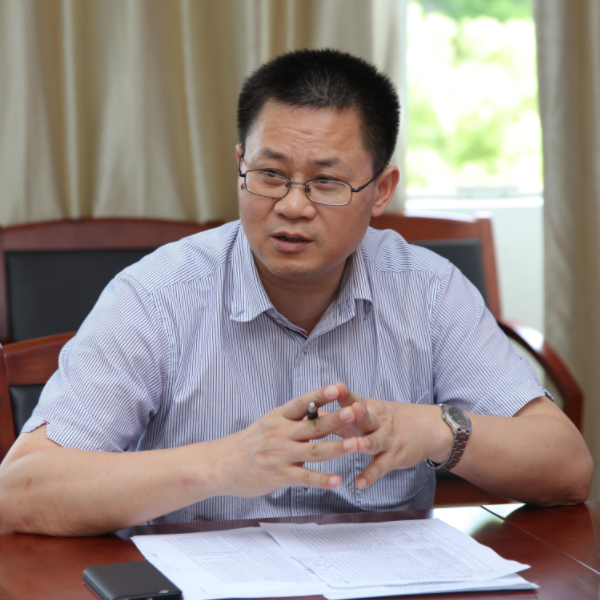
#> input picture man.png, 600 x 600 px
$ python 3.18.py
#> lines starting #> are read from the running program, lines starting #| are printed output that depends on the picture
import numpy as np
import cv2
import matplotlib.pyplot as plt

MASK_SIZE = 40
img_src = cv2.imread('man.png',0)
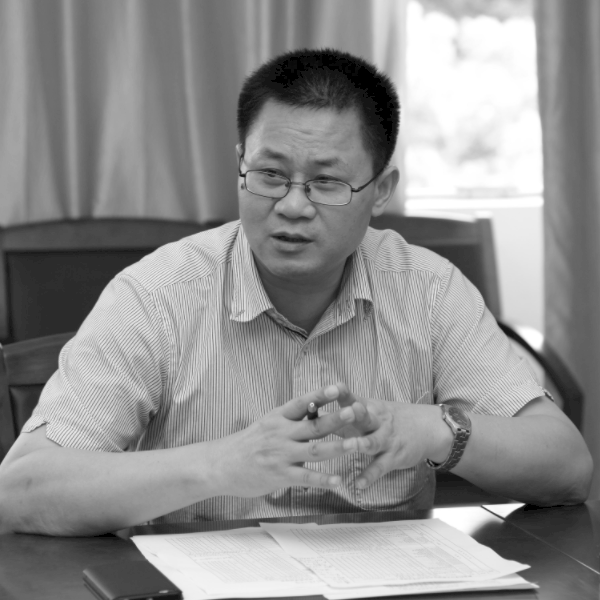
#> img_src: shape (600, 600); min 0, max 255, mean 143.3
shape = img_src.shape
#> shape = (600, 600)
rows,cols = shape[0],shape[1]
#> rows = 600; cols = 600
cx,cy = int(shape[0]/2),int(shape[1]/2)
#> cx = 300; cy = 300
mask= np.zeros((rows,cols, 2),np.uint8)
mask[cx - MASK_SIZE : cx + MASK_SIZE, cy - MASK_SIZE : cy + MASK_SIZE] = 1
img_float = np.float32(img_src)
dft = cv2.dft(img_float,flags=cv2.DFT_COMPLEX_OUTPUT)
dft_shift =np.fft.fftshift(dft)
mask_shift =dft_shift * mask
inverse_shift = np.fft.ifftshift(mask_shift)
img_inverse = cv2.idft(inverse_shift)
img_inverse = cv2.magnitude(img_inverse[:,:,0],img_inverse[:,:,1])
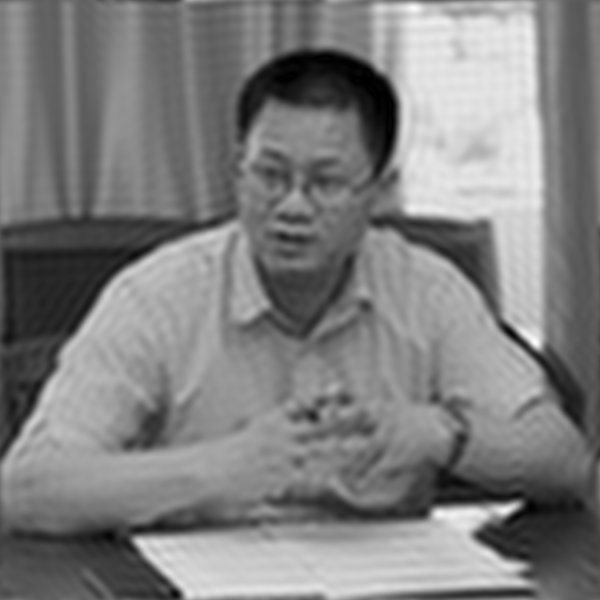
#> img_inverse: shape (600, 600) float32; min 31303.3, max 103576296, mean 51584680; drawn with min black and max white
plt.subplot(121)
plt.imshow(img_src,cmap='gray')
plt.axis('off')
plt.subplot(122)
plt.imshow(img_inverse, cmap='gray')
plt.axis('off')
plt.savefig('img_inverse.jpg')
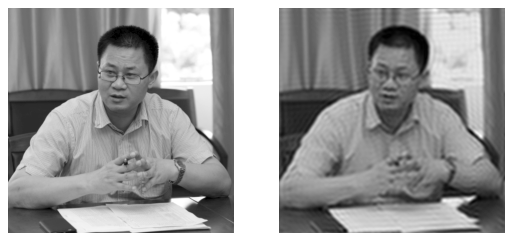
#> figure drawn by matplotlib, 2 panels
plt.show()

$ run again, with 11.jpg saved as man.png
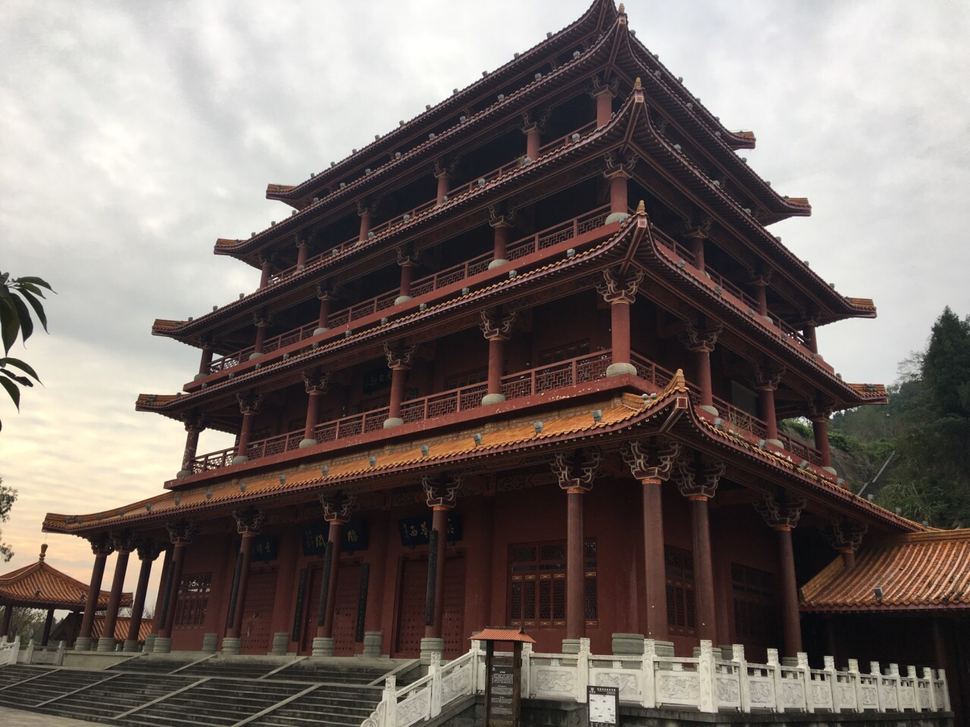
#> input picture 11.jpg, 970 x 727 px, shrunk from 1280 x 960 before the run
#> `img_inverse = cv2.magnitude(img_inverse[:,:,0],img_inverse[:,:,1])`:
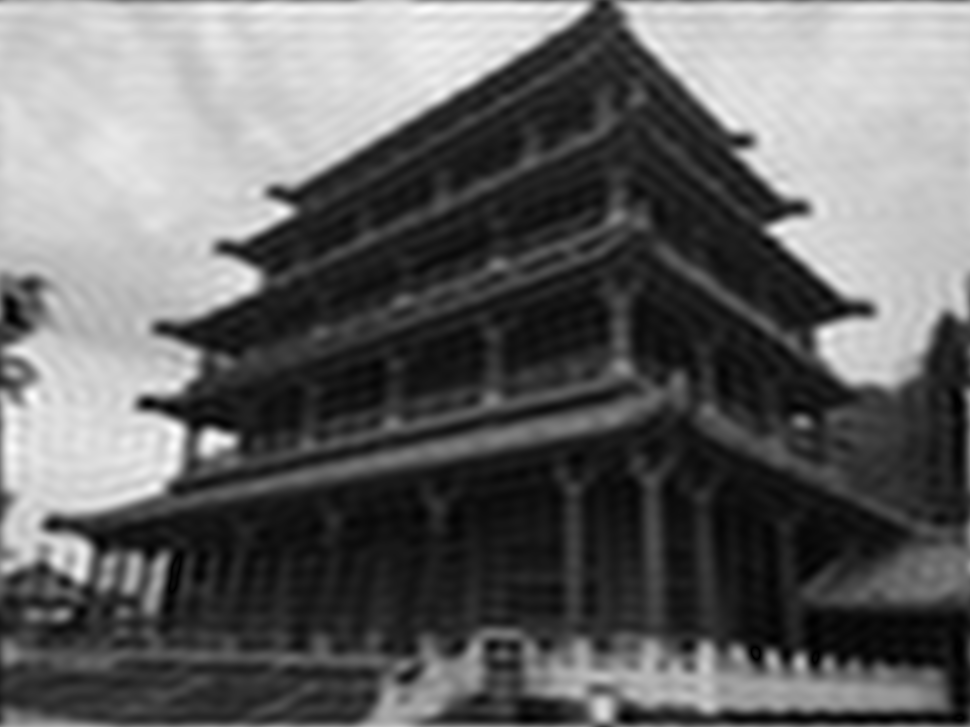
#> img_inverse: shape (727, 970) float32; min 202144.4, max 196734176, mean 78271600; drawn with min black and max white
#> `plt.savefig('img_inverse.jpg')`:
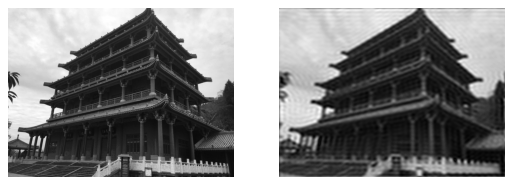
#> figure drawn by matplotlib, 2 panels
